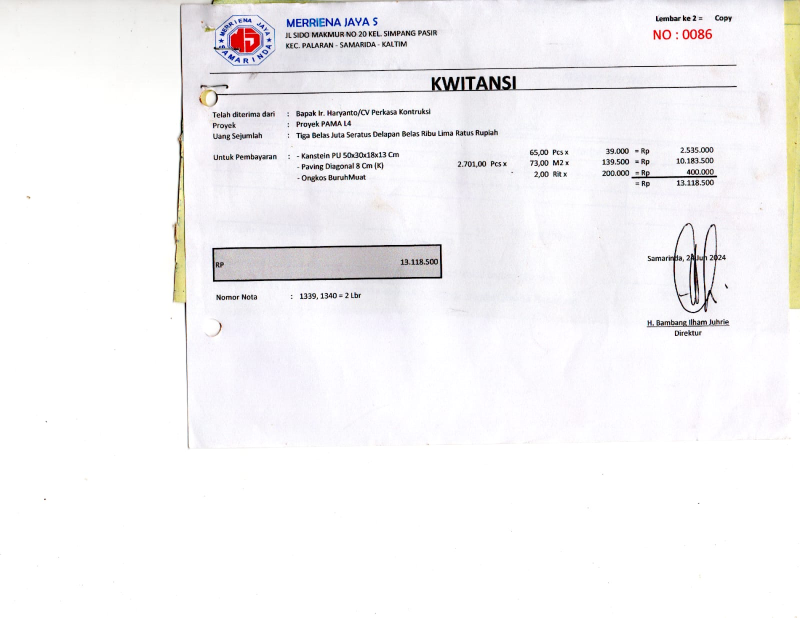
#> input picture data_nota_asli/nota_01.jpeg, 1600 x 1236 px (shown at 1/2 size); its folder holds only this picture in this run
$ python -i app_v1_backup.py   (imports and definitions only)
#> lines starting #> are read from the running program, lines starting #| are printed output that depends on the picture
#> further down, picture is the input picture: shape (1236, 1600, 3); mean B, G, R 244.6, 243, 244.2
from pathlib import Path

import cv2
import numpy as np
import streamlit as st

from uji_deteksi_baris import deteksi_baris
from processing.deteksi_field import deteksi_produk, deteksi_field_lain
from processing.lokasi_field_lama import cari_area_field
from processing.pemrosesan_field import (
    isolasi_nomor, bersihkan_minus, pisah_jumlah_satuan,
    cari_tanggal, baca_gambar,
)

BASE = Path(__file__).resolve().parent
FOLDER_NOTA = {
    "data_nota_asli": BASE / "data_nota_asli",
    "data_uji": BASE / "data_uji",
}

# [1 line not run here, left out]


# [18 lines left out: functions gambar_rgb, potong, not called in this run]


def terapkan_clahe(bgr):
    # CLAHE pada kanal L; dipakai untuk jalur 'dengan CLAHE'.
    if bgr is None:
        return None
    if bgr.ndim == 2:
        bgr = cv2.cvtColor(bgr, cv2.COLOR_GRAY2BGR)
    lab = cv2.cvtColor(bgr, cv2.COLOR_BGR2LAB)
#> lab: shape (1236, 1600, 3); mean of channels 0, 1, 2 244.5, 128.8, 127.5
    l, a, b = cv2.split(lab)
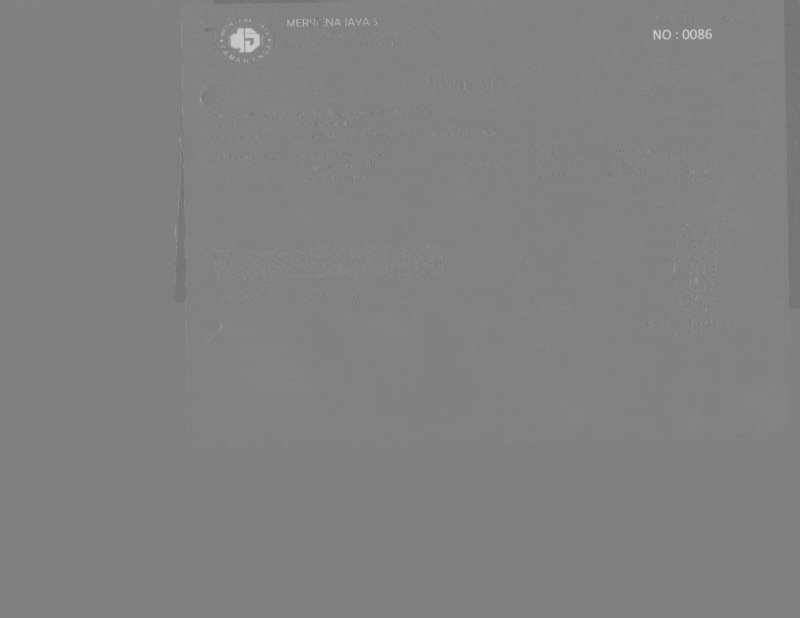
#> a: shape (1236, 1600) (shown at 1/2 size); min 109, max 205, mean 128.8
    l = cv2.createCLAHE(clipLimit=2.0, tileGridSize=(8, 8)).apply(l)
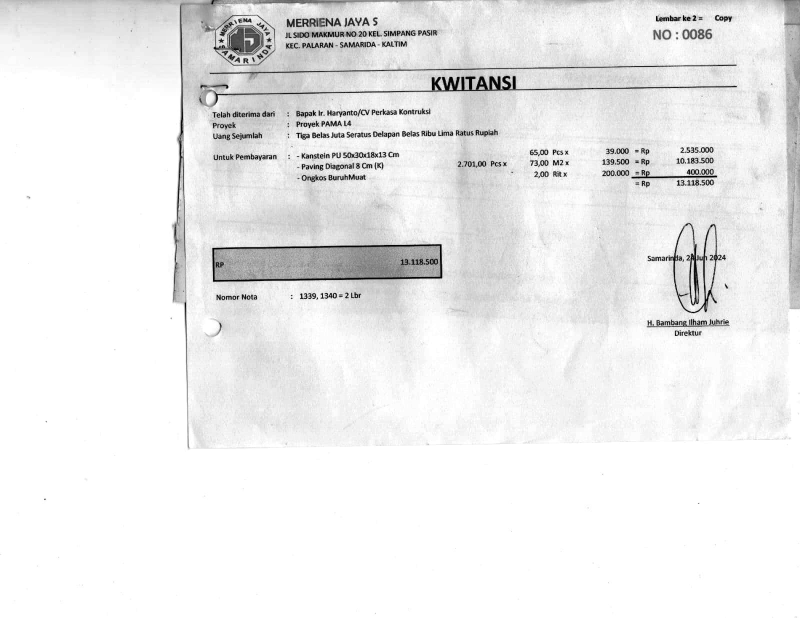
#> l: shape (1236, 1600) (shown at 1/2 size); min 1, max 255, mean 235.9
    return cv2.cvtColor(cv2.merge([l, a, b]), cv2.COLOR_LAB2BGR)


# [412 lines left out: functions hitung_cer, muat_semua_model, jalankan_deteksi, kenali_crop, daftar_file_nota, halaman_preparation and 6 more, not called in this run]


GT_CONTOH = {
    "nota_01.jpeg": "0086",
    "nota_26.jpeg": "0099",
    "nota_52.jpeg": "0299",
    "nota_54.jpeg": "0292",
}


# [38 lines left out: function halaman_evaluasi, not called in this run]


# Routing enam halaman
# [5 lines not run here, left out]

HALAMAN = [
    "Preparation",
    "Upload Nota",
    "Preprocessing",
    "Segmentasi",
    "Pengenalan",
    "Evaluasi",
]

# [1 line that did not run here, left out]

# [15 lines not run here, left out]

>>> import cv2
>>> picture = cv2.imread('data_nota_asli/nota_01.jpeg')
>>> result = terapkan_clahe(picture)

$ run again, on data_nota_asli/nota_02.jpeg
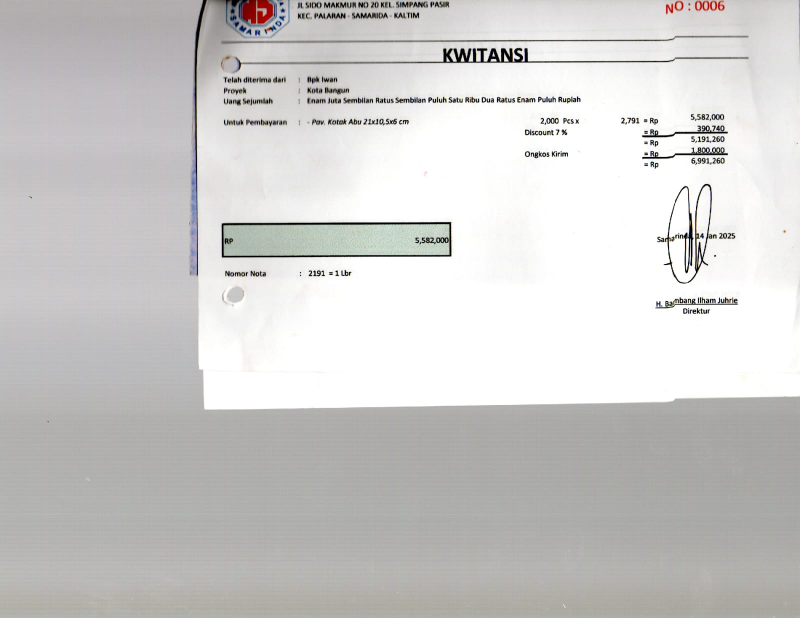
#> input picture data_nota_asli/nota_02.jpeg, 1600 x 1236 px (shown at 1/2 size)
#> picture is the input picture: shape (1236, 1600, 3); mean B, G, R 203.8, 205, 205.9
#> lab: shape (1236, 1600, 3); mean of channels 0, 1, 2 209.6, 128.2, 128.8
#> in terapkan_clahe, `l, a, b = cv2.split(lab)`:
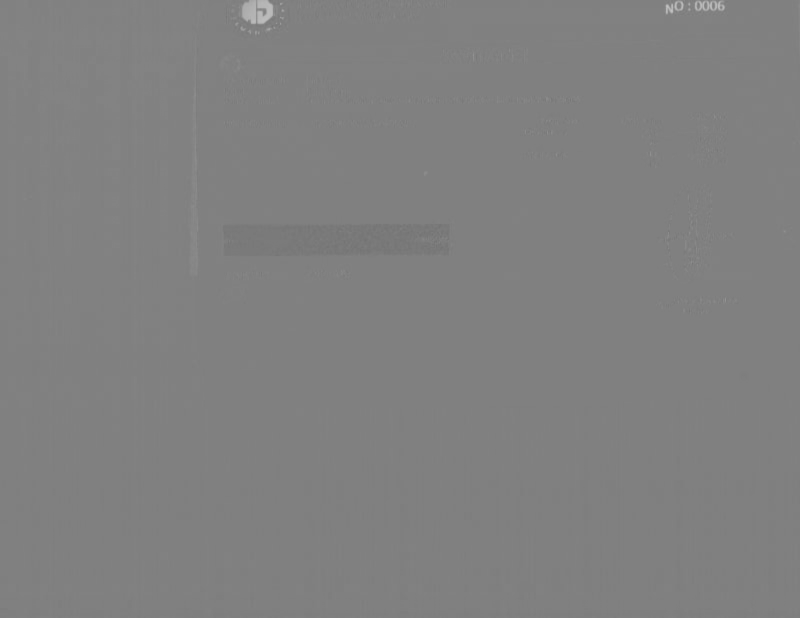
#> a: shape (1236, 1600) (shown at 1/2 size); min 113, max 196, mean 128.2
#> in terapkan_clahe, `l = cv2.createCLAHE(clipLimit=2.0, tileGridSize=(8, 8)).apply(l)`:
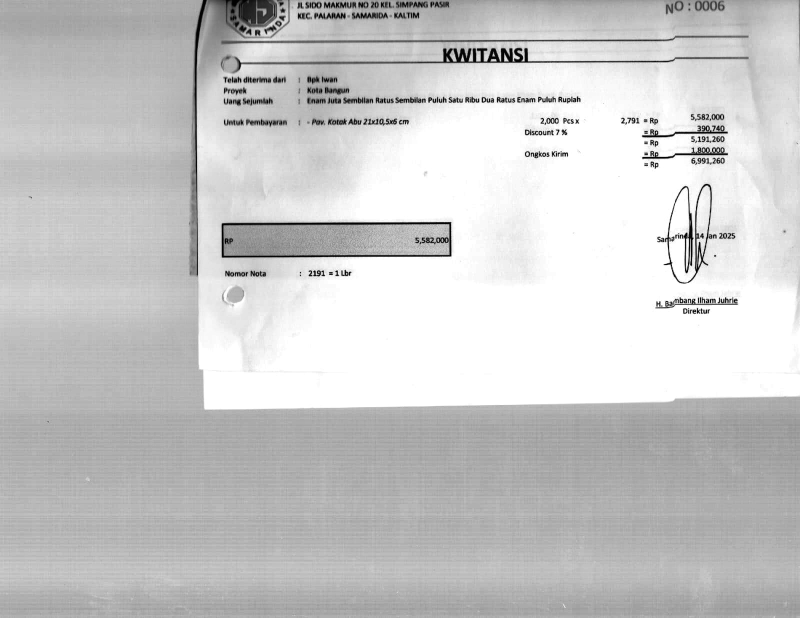
#> l: shape (1236, 1600) (shown at 1/2 size); min 1, max 255, mean 201.2

$ run again, on data_nota_asli/nota_03.jpeg
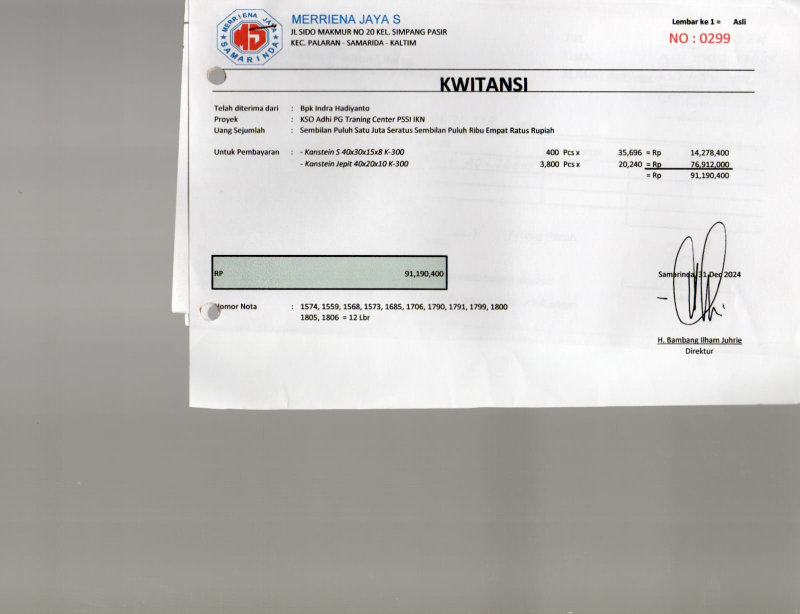
#> input picture data_nota_asli/nota_03.jpeg, 1600 x 1227 px (shown at 1/2 size)
#> picture is the input picture: shape (1227, 1600, 3); mean B, G, R 186.9, 189.4, 190.9
#> lab: shape (1227, 1600, 3); mean of channels 0, 1, 2 195.1, 128, 129.6
#> in terapkan_clahe, `l = cv2.createCLAHE(clipLimit=2.0, tileGridSize=(8, 8)).apply(l)`:
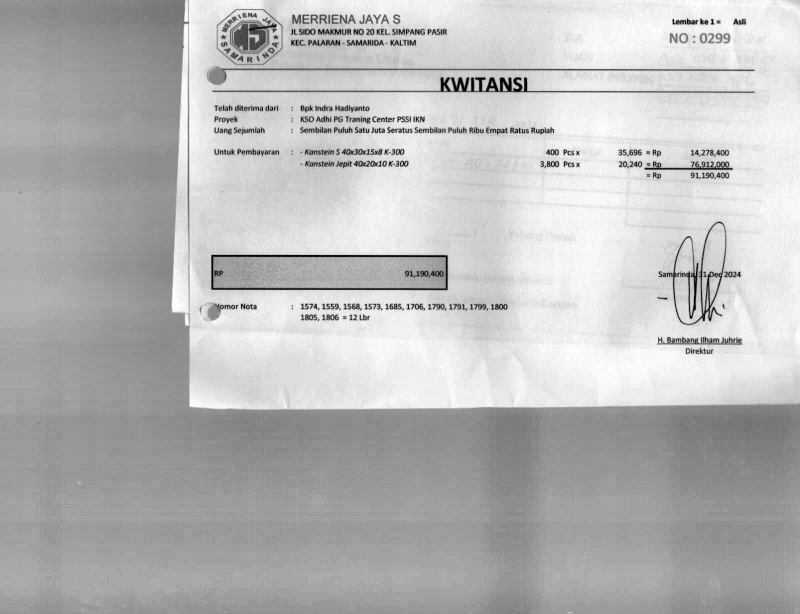
#> l: shape (1227, 1600) (shown at 1/2 size); min 0, max 255, mean 185

$ run again, on data_nota_asli/nota_04.jpeg
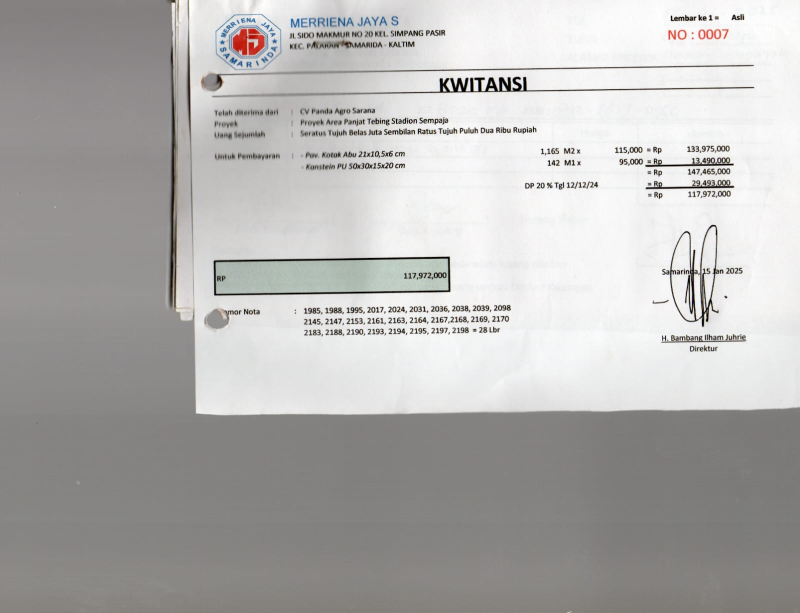
#> input picture data_nota_asli/nota_04.jpeg, 1600 x 1225 px (shown at 1/2 size)
#> picture is the input picture: shape (1225, 1600, 3); mean B, G, R 177.8, 179.1, 180.2
#> lab: shape (1225, 1600, 3); mean of channels 0, 1, 2 185.1, 128.2, 128.8
#> in terapkan_clahe, `l = cv2.createCLAHE(clipLimit=2.0, tileGridSize=(8, 8)).apply(l)`:
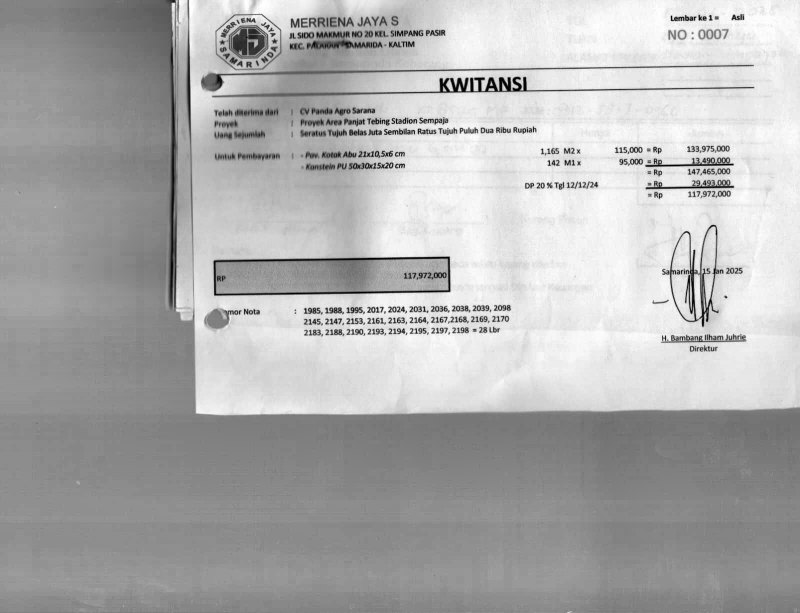
#> l: shape (1225, 1600) (shown at 1/2 size); min 0, max 255, mean 174.8
